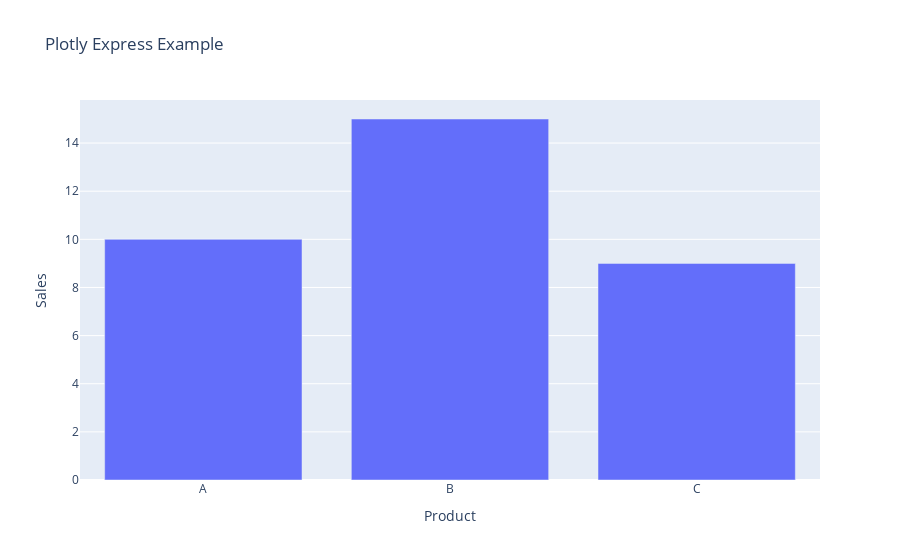

The code cell stored with this chart in its notebook:
### Markdown cell above
### Bar chart using plotly.express.

### Code cell
df = pd.DataFrame({'Product':['A','B','C'],'Sales':[10,15,9]})
figb2 = px.bar(df, x='Product', y='Sales', title='Plotly Express Example')
figb2.show()

### Figure 1 — Plotly figure (JSON) as saved in the notebook; plotly's stock layout.template omitted (floating-point values rounded to 4 significant figures)
{"data": [{"alignmentgroup": "True", "hovertemplate": "Product=%{x}<br>Sales=%{y}<extra></extra>", "legendgroup": "", "marker": {"color": "#636efa", "pattern": {"shape": ""}}, "name": "", "offsetgroup": "", "orientation": "v", "showlegend": false, "textposition": "auto", "type": "bar", "x": ["A", "B", "C"], "xaxis": "x", "y": [10, 15, 9], "yaxis": "y"}], "layout": {"autosize": true, "barmode": "relative", "legend": {"tracegroupgap": 0}, "title": {"text": "Plotly Express Example"}, "xaxis": {"anchor": "y", "autorange": true, "domain": [0, 1], "range": [-0.5, 2.5], "title": {"text": "Product"}, "type": "category"}, "yaxis": {"anchor": "x", "autorange": true, "domain": [0, 1], "range": [0, 15.79], "title": {"text": "Sales"}, "type": "linear"}}}
